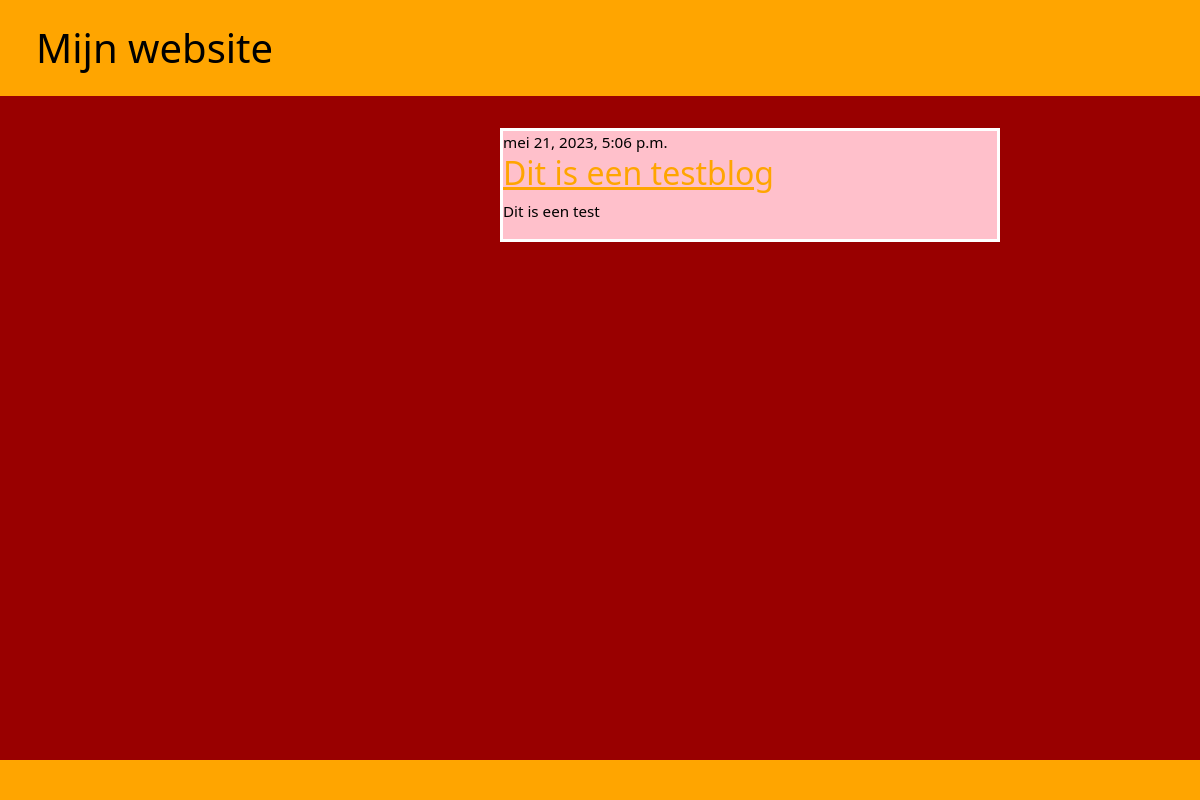
The app's page /, older data.
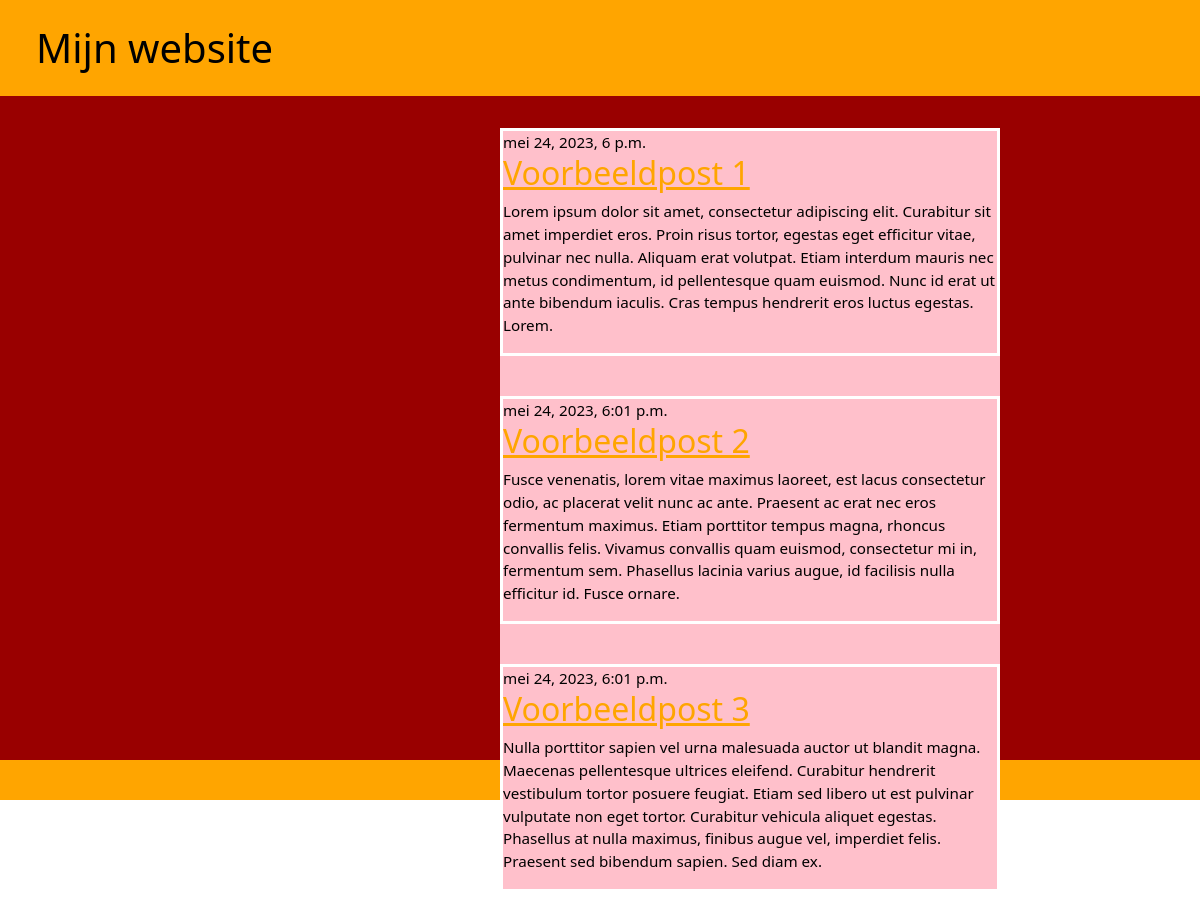
The same page, newer data.
### blog/models.py (models this page shows, shortened)
class Post(models.Model):
    author = models.ForeignKey(settings.AUTH_USER_MODEL, on_delete=models.CASCADE)
    title = models.CharField(max_length=200)
    text = models.TextField()
    created_date = models.DateTimeField(default=timezone.now)
    published_date = models.DateTimeField(blank=True, null=True)

### blog/views.py (the view)
# urls.py: path('', views.post_list, name='post_list'),
def post_list(request):
    posts = Post.objects.filter(published_date__lte=timezone.now()).order_by('published_date')
    return render(request, 'blog/post_list.html', {'posts': posts})

### blog/templates/blog/post_list.html (shortened to what this page needs)
{% load static %}
<!DOCTYPE html>
<html lang="en">
    <head>
        <link href="https://cdn.jsdelivr.net/npm/bootstrap@5.1.3/dist/css/bootstrap.min.css" rel="stylesheet">
        <link href="{% static 'css/stijl.css' %}" rel="stylesheet">
    </head>
    <body>
            <header>
                <h1>Mijn website</h1>
            </header>
            <section>
                <div class="row">
                    <div class="col col-5">&nbsp;</div>
                    <div class="col col-5">
                        <div class="blogposts">
                            {% block content %}
                            {% for post in posts %}
                            <article class="post">
                                <time class="date">
                                    {{ post.published_date }}
                                </time>
                                <h2><a href="">{{ post.title }}</a> </h2>
                                <p>{{ post.text|linebreaksbr }}</p>
                            </article>
                            {% endfor %}
                            {% endblock %}
                        </div>
                    </div>
                    <div class="col col-2">&nbsp;</div>
                </div>
            </section>
            <footer></footer>
    </body>
</html>

### blog/static/css/stijl.css (style rules this page uses)
body { color: black; }
.row { --bs-gutter-x: 0rem; }
header { background-color: orange; color: black; height: 12vh; padding: 3vh 3vw; min-height: 70px; }
header h1 { color: black; }
section { height: 83vh; background-color: #990000; padding: 2em 0em; }
.blogposts { width: 41,6%; background-color: pink; margin-left: 41,6%; }
h2 a { color: orange; }
article { width: 100%; margin-bottom: 40px; border: 3px solid white; font-size: 0.95em; }

Row changes from the older to the newer data that the page shows:
removed Post: published_date "mei 21, 2023, 5:06 p.m.", title "Dit is een testblog", text "Dit is een test"
added Post: published_date "mei 24, 2023, 6 p.m.", title "Voorbeeldpost 1", text "Lorem ipsum dolor sit amet, consectetur adipiscing elit. Curabitur sit amet imperdiet eros. Proin risus tortor, egestas eget efficitur vitae, pulvinar nec nulla. Aliquam erat volutpat. Etiam interdum mauris nec metus condimentum, id pellentesque quam euismod. Nunc id erat ut ante bibendum iaculis. Cras tempus hendrerit eros luctus egestas. Lorem."
added Post: published_date "mei 24, 2023, 6:01 p.m.", title "Voorbeeldpost 2", text "Fusce venenatis, lorem vitae maximus laoreet, est lacus consectetur odio, ac placerat velit nunc ac ante. Praesent ac erat nec eros fermentum maximus. Etiam porttitor tempus magna, rhoncus convallis felis. Vivamus convallis quam euismod, consectetur mi in, fermentum sem. Phasellus lacinia varius augue, id facilisis nulla efficitur id. Fusce ornare."
added Post: published_date "mei 24, 2023, 6:01 p.m.", title "Voorbeeldpost 3", text "Nulla porttitor sapien vel urna malesuada auctor ut blandit magna. Maecenas pellentesque ultrices eleifend. Curabitur hendrerit vestibulum tortor posuere feugiat. Etiam sed libero ut est pulvinar vulputate non eget tortor. Curabitur vehicula aliquet egestas. Phasellus at nulla maximus, finibus augue vel, imperdiet felis. Praesent sed bibendum sapien. Sed diam ex."
